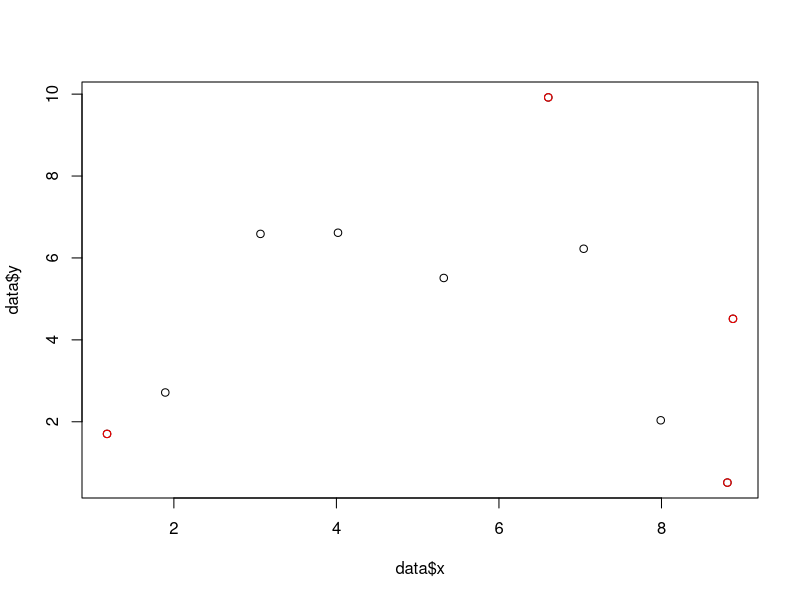
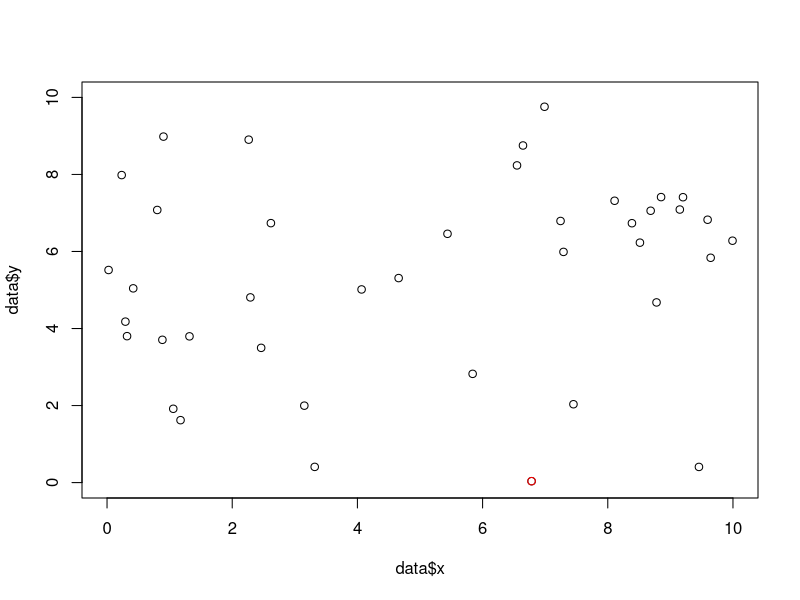
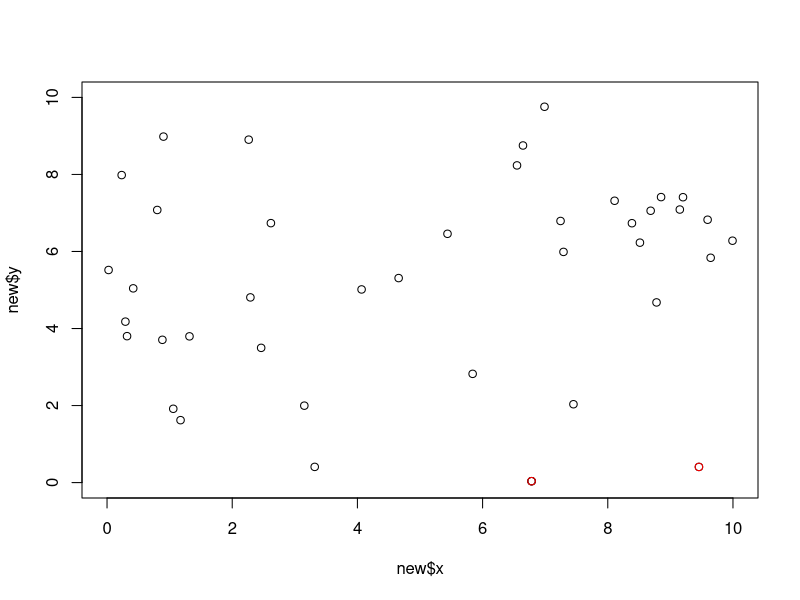

These charts were generated, in order, by the following R code:
# Asuume 5 point form some sort of star
library(dplyr)


rever <- function(string)
{
  # split string by characters
  string_split = strsplit(string, split = "")
  # reverse order
  rev_order = nchar(string):1
  # reversed characters
  reversed_chars = string_split[[1]][rev_order]
  # collapse reversed characters
  paste(reversed_chars, collapse="")
}



remove <- function(a, b) {
  c(intersect(grep(a, sp), grep(b, sp)),
    intersect(grep(rever(a), sp), grep(b, sp)),
    intersect(grep(a, sp), grep(rever(b), sp)),
    intersect(grep(rever(a), sp), grep(rever(b), sp)))
}


######################################
num <- 5
set <- letters[1:num]

paths <- unique(as.data.frame(t(replicate(500000, sample(set)))))

row.names(paths) <- NULL

names(paths) <- paste0('v', 1:num)

sp <- paste0(paths$v1, paths$v2, paths$v3, paths$v4, paths$v5)




takeout <- unique(c(remove('ac', 'bd'),
                    remove('ec', 'bd'),
                    remove('ac', 'eb'),
                    remove('ad', 'eb'),
                    remove('ad', 'ec')))
length(remove('ac', 'bd'))
length(remove('ec', 'bd'))
length(remove('ac', 'eb'))
length(remove('ad', 'eb'))
length(remove('ad', 'ec'))


sp[-takeout]

#

# 6 city case

num <- 6
set <- letters[1:num]

paths <- unique(as.data.frame(t(replicate(500000, sample(set)))))

row.names(paths) <- NULL

names(paths) <- paste0('v', 1:num)

sp <- paste0(paths$v1, paths$v2, paths$v3, paths$v4, paths$v5, paths$v6)


takeout <- unique(c(remove('ac', 'bd'),
                    remove('ec', 'bd'),
                    remove('ac', 'eb'),
                    remove('ad', 'eb'),
                    remove('ad', 'ec')))

takeout <- unique(c(remove('ac', 'bd'),
                    remove('ec', 'bd'),
                    remove('ac', 'eb'),
                    remove('ad', 'eb'),
                    remove('ad', 'ec')))

length(remove('ac', 'bd'))
length(remove('ec', 'bd'))
length(remove('ac', 'eb'))
length(remove('ad', 'eb'))
length(remove('ad', 'ec'))








#

num <- 10

data <- data.frame(city = letters[1:num], x = runif(num, 0, 10), 
                   y = runif(num, 0, 10))



hull <- data.frame(x = numeric(), y = numeric())

hull <- rbind(hull, data[data$x == min(data$x), c('x', 'y')])
hull <- rbind(hull, data[data$x == max(data$x), c('x', 'y')])
hull <- rbind(hull, data[data$y == min(data$y), c('x', 'y')])
hull <- rbind(hull, data[data$y == max(data$y), c('x', 'y')])

plot(data$x, data$y)
points(hull$x, hull$y, col = 'red')

#

# grahm alg
num <- 40

data <- data.frame(city = 1:num, x = runif(num, 0, 10), 
                   y = runif(num, 0, 10))

miny <- data[data$y == min(data$y), ]

if (nrow(miny) > 1) {
  miny <- miny[miny$x == min(miny$x), ]
}

plot(data$x, data$y, xlim = c(0, 10), ylim = c(0, 10))
points(miny$x, miny$y, col = 'red')

data <- data[data$city != miny$city, ]

data <- data[order(data$x), ]

delta_y <- (data$y - miny$y) 
delta_x <- (data$x - miny$x) 

data$angle <- asin(delta_y / sqrt(delta_y ^ 2 + delta_x ^ 2))
data$deg <- data$angle * 180 / pi


data$deg2 <- ifelse(delta_x < 0, 90 - data$deg + 90, data$deg)

data <- data[order(data$deg2), ]



new <- plyr::rbind.fill(miny, data, miny)



plot(new$x, new$y, xlim = c(0, 10), ylim = c(0, 10))
points(new$x[1], new$y[1], col = 'red')

new$hull <- NA
new$hull[1] <- TRUE

f <- 1; s <- 2; t <- 3


cross <- (new$x[s] - new$x[f]) * (new$y[t] - new$y[f]) - 
         (new$y[s] - new$y[f]) * (new$x[t] - new$x[f]) 

if (cross > 0) {
  new$hull[s] <- TRUE
  points(new$x[s], new$y[s], col = 'red')
  f <- s; s <- t; t <- t + 1;
} else {
  new$hull <- FALSE
  points(new$x[s], new$y[s], col = 'blue')
  s <- t; t <- t + 1;
}




#
  
#m <- (miny$y - data$y) / (miny$x - data$x)
#b <- data$y - slope * data$x
#int <- -(b) / m
#


#
